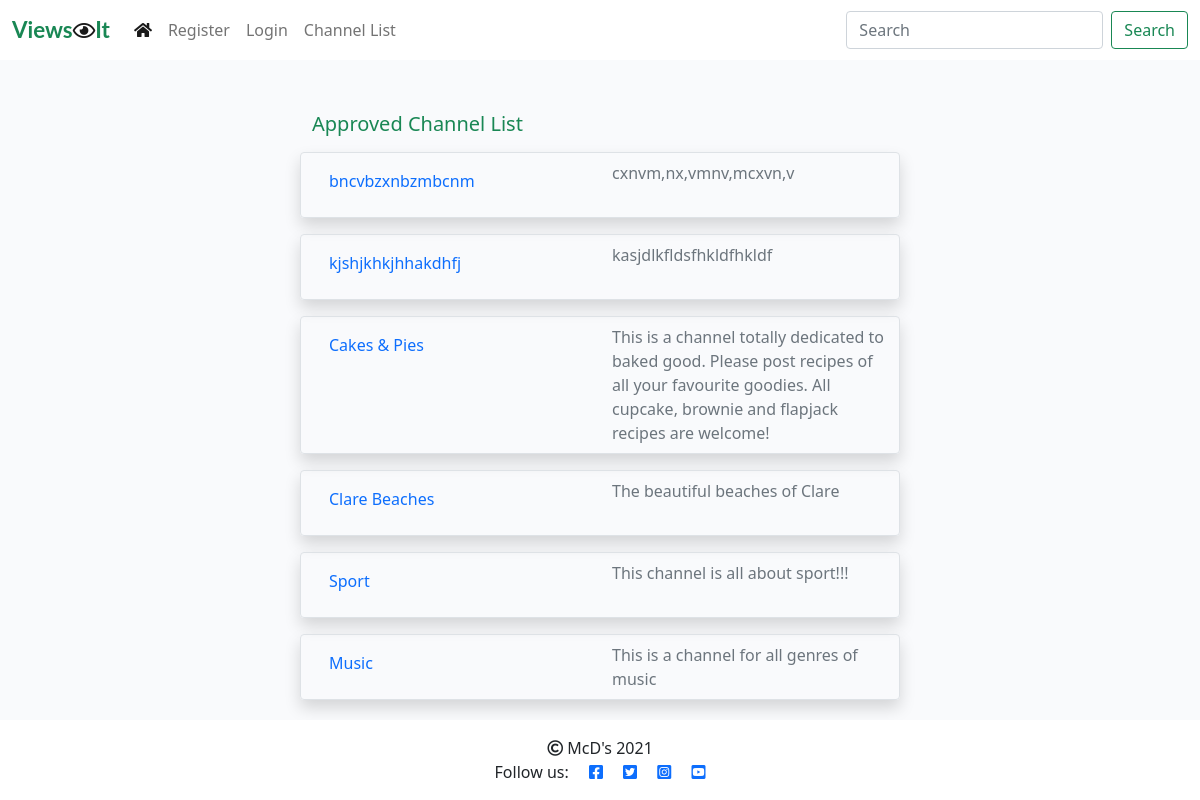
Page /channel_list/ on the earlier database version.
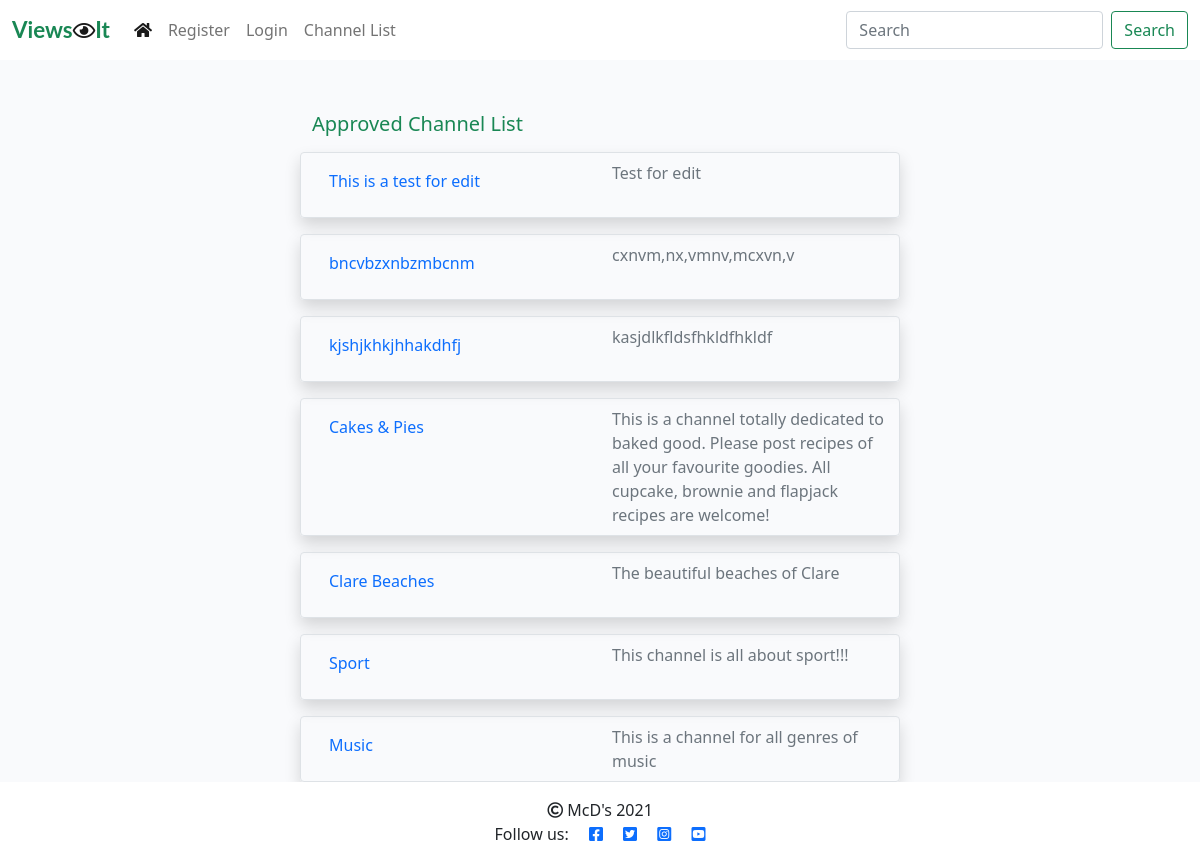
Same page on the later database version.
### viewsit_app/models.py (models this page shows, shortened)
class Channel(models.Model):
    topic = models.CharField(max_length=50)
    topic_url = models.SlugField(max_length=50, unique=True)
    description = models.CharField(max_length=200)
    author = models.ForeignKey(User, on_delete=models.CASCADE,
                               related_name="channels")
    created_on = models.DateTimeField(auto_now_add=True)
    updated_on = models.DateTimeField(auto_now=True)
    status = models.IntegerField(choices=STATUS, default=0)
    class Meta:
        ordering = ['-created_on']

### viewsit_app/views.py (the view)
# urls.py: path('channel_list/', views.ChannelList.as_view(), name='channel_list'),
class ChannelList(generic.ListView):
    model = Channel
    queryset = Channel.objects.filter(status=1).order_by("-created_on")
    template_name = "channel_list.html"

### templates/channel_list.html (shortened to what this page needs)
{% extends "base.html" %}
{% block content %}
<div class="container-fluid">
    <div class="row">
        <div class="col-sm-6 mt-3 offset-md-3">
            <h5 class="mt-3 text-success">Approved Channel List</h5>
            {% for channel in channel_list %}
                <div class="row border rounded shadow mt-3">
                    <div class="col mt-2 mb-2" ><a class="nav-link" href="{% url 'channel_view' slug=channel.topic_url %}"><p class="card-title">{{ channel.topic }}</p></a> </div>
                    <div class="col card-text text-muted mt-2 mb-2">{{ channel.description }}</div>
                </div>
            {% empty %}
                <div><h4>There are no channels available.</h4></div>
            {% endfor %}
        </div>
    </div>
</div>
{%endblock%}

Differences in the rows shown:
added Channel: topic "This is a test for edit", description "Test for edit"
